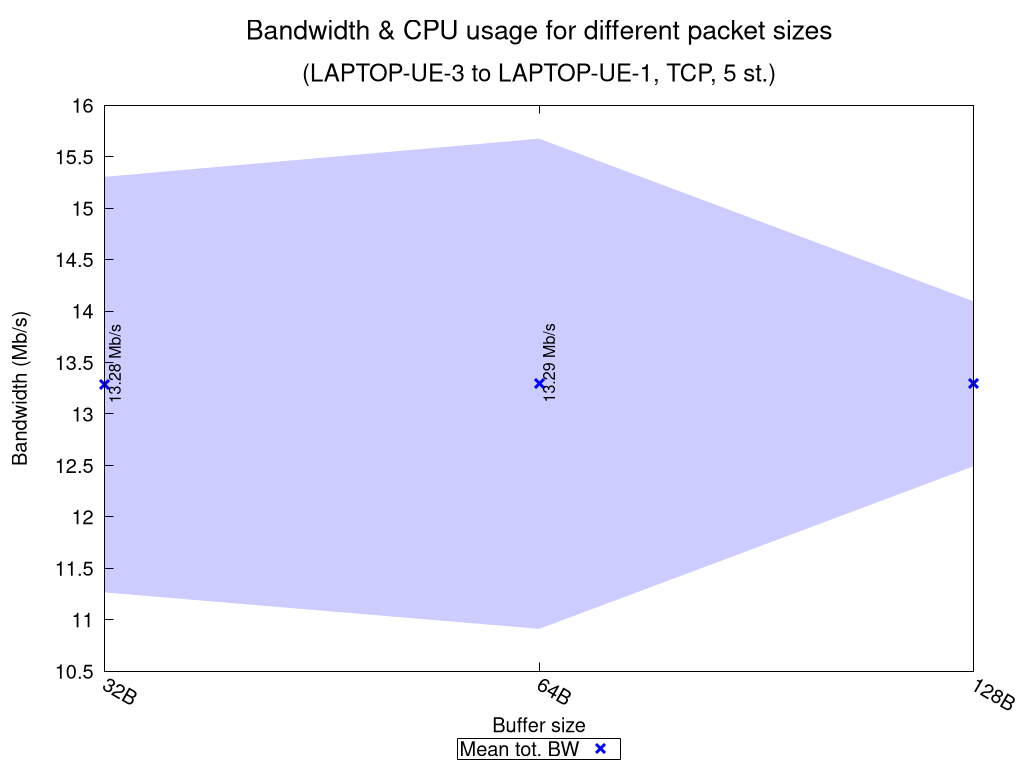

Recreate this plot in gnuplot.
set terminal pngcairo nocrop enhanced size 1024,768 font "Verdana,15"
set output "TCP_5_st_2020_10_06_16-04-51_two2one_summary.png"

set title "{/=20 Bandwidth \\& CPU usage for different packet sizes}\n\n{/=18 (LAPTOP-UE-3 to LAPTOP-UE-1, TCP, 5 st.)}"

set xlabel "Buffer size"
set ylabel "Bandwidth (Mb/s)"
set ytics nomirror
set key bmargin center horizontal box samplen 1 width -1
set bmargin 4.6
set rmargin 4.5
set xtics rotate by -30
printxsizes(x) = x < 1024.0 ? sprintf("%.0fB", x) : (x < 1048576.0 ? sprintf("%.0fKB", x/1024.0) : sprintf("%.0fMB", x/1048576.0))

rf = 1000000.0  # rate factor
stats "TCP_5_st_2020_10_06_16-04-51_two2one_iperf_summary.dat" using ($1 >= 0 ? $3 : 1/0) nooutput
set logscale x 2
set style fill transparent solid 0.2 noborder
set autoscale xfix
plot "TCP_5_st_2020_10_06_16-04-51_two2one_iperf_summary.dat" using ($1 >= 0 ? $2 : 1/0):($3/rf-$4/rf):($3/rf+$4/rf) with filledcurves lc rgb "blue" notitle, \
     "" using 2:($1 >= 0 ? $3/rf : 1/0):xtic(printxsizes($2)) with points pt 2 ps 1.5 lw 3 lc rgb "blue" title "Mean tot. BW", \
     "" using 2:($1 >= 0 ? $3/rf : 1/0):(sprintf("%.2f Mb/s", $3/rf)) with labels offset 0.9,1.0 rotate by 90 font ",12" notitle, \
     "" using ($1 < 0 ? $2 : 1/0):(STATS_min/rf):(sprintf("Net test failed!")) with labels offset 0.9,2.5 rotate by 90 tc rgb "red" font ",12" notitle, \
